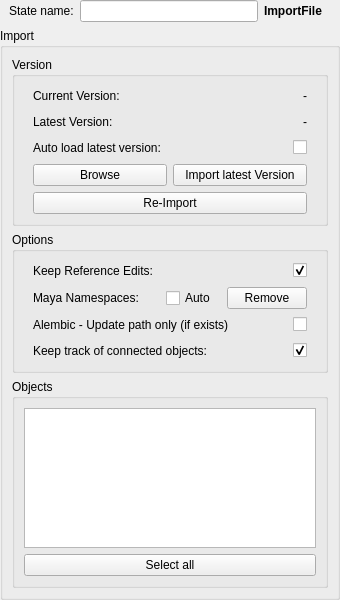
<?xml version="1.0" encoding="UTF-8"?>
<ui version="4.0">
 <class>wg_ImportFile</class>
 <widget class="QWidget" name="wg_ImportFile">
  <property name="geometry">
   <rect>
    <x>0</x>
    <y>0</y>
    <width>340</width>
    <height>600</height>
   </rect>
  </property>
  <property name="windowTitle">
   <string>ImportFile</string>
  </property>
  <layout class="QVBoxLayout" name="verticalLayout">
   <property name="leftMargin">
    <number>0</number>
   </property>
   <property name="topMargin">
    <number>0</number>
   </property>
   <property name="rightMargin">
    <number>0</number>
   </property>
   <property name="bottomMargin">
    <number>0</number>
   </property>
   <item>
    <widget class="QWidget" name="f_name" native="true">
     <layout class="QHBoxLayout" name="horizontalLayout_2">
      <property name="leftMargin">
       <number>9</number>
      </property>
      <property name="topMargin">
       <number>0</number>
      </property>
      <property name="rightMargin">
       <number>18</number>
      </property>
      <property name="bottomMargin">
       <number>0</number>
      </property>
      <item>
       <widget class="QLabel" name="l_name">
        <property name="text">
         <string>State name:</string>
        </property>
       </widget>
      </item>
      <item>
       <widget class="QLineEdit" name="e_name">
        <property name="minimumSize">
         <size>
          <width>0</width>
          <height>0</height>
         </size>
        </property>
        <property name="maximumSize">
         <size>
          <width>9999</width>
          <height>16777215</height>
         </size>
        </property>
       </widget>
      </item>
      <item>
       <widget class="QLabel" name="l_class">
        <property name="font">
         <font>
          <weight>75</weight>
          <bold>true</bold>
         </font>
        </property>
        <property name="text">
         <string>ImportFile</string>
        </property>
       </widget>
      </item>
     </layout>
    </widget>
   </item>
   <item>
    <widget class="QGroupBox" name="gb_import">
     <property name="title">
      <string>Import</string>
     </property>
     <layout class="QVBoxLayout" name="verticalLayout_2">
      <item>
       <widget class="QGroupBox" name="groupBox">
        <property name="title">
         <string>Version</string>
        </property>
        <layout class="QVBoxLayout" name="verticalLayout_3">
         <item>
          <widget class="QWidget" name="w_currentVersion" native="true">
           <layout class="QHBoxLayout" name="horizontalLayout_5">
            <property name="leftMargin">
             <number>9</number>
            </property>
            <property name="topMargin">
             <number>0</number>
            </property>
            <property name="rightMargin">
             <number>9</number>
            </property>
            <property name="bottomMargin">
             <number>0</number>
            </property>
            <item>
             <widget class="QLabel" name="label_3">
              <property name="text">
               <string>Current Version:</string>
              </property>
             </widget>
            </item>
            <item>
             <spacer name="horizontalSpacer">
              <property name="orientation">
               <enum>Qt::Horizontal</enum>
              </property>
              <property name="sizeHint" stdset="0">
               <size>
                <width>40</width>
                <height>20</height>
               </size>
              </property>
             </spacer>
            </item>
            <item>
             <widget class="QLabel" name="l_curVersion">
              <property name="text">
               <string>-</string>
              </property>
             </widget>
            </item>
           </layout>
          </widget>
         </item>
         <item>
          <widget class="QWidget" name="w_latestVersion" native="true">
           <layout class="QHBoxLayout" name="horizontalLayout_6">
            <property name="leftMargin">
             <number>9</number>
            </property>
            <property name="topMargin">
             <number>0</number>
            </property>
            <property name="rightMargin">
             <number>9</number>
            </property>
            <property name="bottomMargin">
             <number>0</number>
            </property>
            <item>
             <widget class="QLabel" name="label_6">
              <property name="text">
               <string>Latest Version:</string>
              </property>
             </widget>
            </item>
            <item>
             <spacer name="horizontalSpacer_2">
              <property name="orientation">
               <enum>Qt::Horizontal</enum>
              </property>
              <property name="sizeHint" stdset="0">
               <size>
                <width>40</width>
                <height>20</height>
               </size>
              </property>
             </spacer>
            </item>
            <item>
             <widget class="QLabel" name="l_latestVersion">
              <property name="text">
               <string>-</string>
              </property>
             </widget>
            </item>
           </layout>
          </widget>
         </item>
         <item>
          <widget class="QWidget" name="w_autoUpdate" native="true">
           <layout class="QHBoxLayout" name="horizontalLayout_14">
            <property name="leftMargin">
             <number>9</number>
            </property>
            <property name="topMargin">
             <number>0</number>
            </property>
            <property name="rightMargin">
             <number>9</number>
            </property>
            <property name="bottomMargin">
             <number>0</number>
            </property>
            <item>
             <widget class="QLabel" name="l_autoUpdate">
              <property name="text">
               <string>Auto load latest version:</string>
              </property>
             </widget>
            </item>
            <item>
             <spacer name="horizontalSpacer_10">
              <property name="orientation">
               <enum>Qt::Horizontal</enum>
              </property>
              <property name="sizeHint" stdset="0">
               <size>
                <width>40</width>
                <height>20</height>
               </size>
              </property>
             </spacer>
            </item>
            <item>
             <widget class="QCheckBox" name="chb_autoUpdate">
              <property name="text">
               <string/>
              </property>
              <property name="checked">
               <bool>false</bool>
              </property>
             </widget>
            </item>
           </layout>
          </widget>
         </item>
         <item>
          <widget class="QWidget" name="w_importLatest" native="true">
           <layout class="QHBoxLayout" name="horizontalLayout_7">
            <property name="leftMargin">
             <number>9</number>
            </property>
            <property name="topMargin">
             <number>0</number>
            </property>
            <property name="rightMargin">
             <number>9</number>
            </property>
            <property name="bottomMargin">
             <number>0</number>
            </property>
            <item>
             <widget class="QPushButton" name="b_browse">
              <property name="focusPolicy">
               <enum>Qt::NoFocus</enum>
              </property>
              <property name="contextMenuPolicy">
               <enum>Qt::CustomContextMenu</enum>
              </property>
              <property name="text">
               <string>Browse</string>
              </property>
             </widget>
            </item>
            <item>
             <widget class="QPushButton" name="b_importLatest">
              <property name="minimumSize">
               <size>
                <width>0</width>
                <height>0</height>
               </size>
              </property>
              <property name="maximumSize">
               <size>
                <width>99999</width>
                <height>16777215</height>
               </size>
              </property>
              <property name="focusPolicy">
               <enum>Qt::NoFocus</enum>
              </property>
              <property name="text">
               <string>Import latest Version</string>
              </property>
             </widget>
            </item>
           </layout>
          </widget>
         </item>
         <item>
          <widget class="QWidget" name="widget" native="true">
           <layout class="QHBoxLayout" name="horizontalLayout">
            <property name="topMargin">
             <number>0</number>
            </property>
            <property name="bottomMargin">
             <number>0</number>
            </property>
            <item>
             <widget class="QPushButton" name="b_import">
              <property name="focusPolicy">
               <enum>Qt::NoFocus</enum>
              </property>
              <property name="text">
               <string>Re-Import</string>
              </property>
             </widget>
            </item>
           </layout>
          </widget>
         </item>
        </layout>
       </widget>
      </item>
      <item>
       <widget class="QGroupBox" name="gb_options">
        <property name="title">
         <string>Options</string>
        </property>
        <layout class="QVBoxLayout" name="verticalLayout_6">
         <item>
          <widget class="QWidget" name="f_keepRefEdits" native="true">
           <layout class="QHBoxLayout" name="horizontalLayout_10">
            <property name="leftMargin">
             <number>9</number>
            </property>
            <property name="topMargin">
             <number>0</number>
            </property>
            <property name="rightMargin">
             <number>9</number>
            </property>
            <property name="bottomMargin">
             <number>0</number>
            </property>
            <item>
             <widget class="QLabel" name="l_keepRefEdits">
              <property name="text">
               <string>Keep Reference Edits:</string>
              </property>
             </widget>
            </item>
            <item>
             <spacer name="horizontalSpacer_5">
              <property name="orientation">
               <enum>Qt::Horizontal</enum>
              </property>
              <property name="sizeHint" stdset="0">
               <size>
                <width>40</width>
                <height>20</height>
               </size>
              </property>
             </spacer>
            </item>
            <item>
             <widget class="QCheckBox" name="chb_keepRefEdits">
              <property name="text">
               <string/>
              </property>
              <property name="checked">
               <bool>true</bool>
              </property>
             </widget>
            </item>
           </layout>
          </widget>
         </item>
         <item>
          <widget class="QWidget" name="f_nameSpaces" native="true">
           <layout class="QHBoxLayout" name="horizontalLayout_12">
            <property name="leftMargin">
             <number>9</number>
            </property>
            <property name="topMargin">
             <number>0</number>
            </property>
            <property name="rightMargin">
             <number>9</number>
            </property>
            <property name="bottomMargin">
             <number>0</number>
            </property>
            <item>
             <widget class="QLabel" name="l_keepRefEdits_2">
              <property name="text">
               <string>Maya Namespaces:</string>
              </property>
             </widget>
            </item>
            <item>
             <spacer name="horizontalSpacer_7">
              <property name="orientation">
               <enum>Qt::Horizontal</enum>
              </property>
              <property name="sizeHint" stdset="0">
               <size>
                <width>40</width>
                <height>20</height>
               </size>
              </property>
             </spacer>
            </item>
            <item>
             <widget class="QCheckBox" name="chb_autoNameSpaces">
              <property name="text">
               <string>Auto</string>
              </property>
              <property name="checked">
               <bool>false</bool>
              </property>
             </widget>
            </item>
            <item>
             <spacer name="horizontalSpacer_3">
              <property name="orientation">
               <enum>Qt::Horizontal</enum>
              </property>
              <property name="sizeType">
               <enum>QSizePolicy::Fixed</enum>
              </property>
              <property name="sizeHint" stdset="0">
               <size>
                <width>5</width>
                <height>20</height>
               </size>
              </property>
             </spacer>
            </item>
            <item>
             <widget class="QPushButton" name="b_nameSpaces">
              <property name="focusPolicy">
               <enum>Qt::NoFocus</enum>
              </property>
              <property name="text">
               <string>Remove</string>
              </property>
             </widget>
            </item>
           </layout>
          </widget>
         </item>
         <item>
          <widget class="QWidget" name="f_abcPath" native="true">
           <layout class="QHBoxLayout" name="horizontalLayout_11">
            <property name="leftMargin">
             <number>9</number>
            </property>
            <property name="topMargin">
             <number>0</number>
            </property>
            <property name="rightMargin">
             <number>9</number>
            </property>
            <property name="bottomMargin">
             <number>0</number>
            </property>
            <item>
             <widget class="QLabel" name="l_abcPath">
              <property name="text">
               <string>Alembic - Update path only (if exists)</string>
              </property>
             </widget>
            </item>
            <item>
             <spacer name="horizontalSpacer_6">
              <property name="orientation">
               <enum>Qt::Horizontal</enum>
              </property>
              <property name="sizeHint" stdset="0">
               <size>
                <width>40</width>
                <height>20</height>
               </size>
              </property>
             </spacer>
            </item>
            <item>
             <widget class="QCheckBox" name="chb_abcPath">
              <property name="text">
               <string/>
              </property>
             </widget>
            </item>
           </layout>
          </widget>
         </item>
         <item>
          <widget class="QWidget" name="w_trackObjects" native="true">
           <layout class="QHBoxLayout" name="horizontalLayout_9">
            <property name="leftMargin">
             <number>9</number>
            </property>
            <property name="topMargin">
             <number>0</number>
            </property>
            <property name="rightMargin">
             <number>9</number>
            </property>
            <property name="bottomMargin">
             <number>0</number>
            </property>
            <item>
             <widget class="QLabel" name="l_trackObjects">
              <property name="text">
               <string>Keep track of connected objects:</string>
              </property>
             </widget>
            </item>
            <item>
             <spacer name="horizontalSpacer_9">
              <property name="orientation">
               <enum>Qt::Horizontal</enum>
              </property>
              <property name="sizeHint" stdset="0">
               <size>
                <width>40</width>
                <height>20</height>
               </size>
              </property>
             </spacer>
            </item>
            <item>
             <widget class="QCheckBox" name="chb_trackObjects">
              <property name="text">
               <string/>
              </property>
              <property name="checked">
               <bool>true</bool>
              </property>
             </widget>
            </item>
           </layout>
          </widget>
         </item>
        </layout>
       </widget>
      </item>
      <item>
       <widget class="QGroupBox" name="gb_objects">
        <property name="title">
         <string>Objects</string>
        </property>
        <layout class="QVBoxLayout" name="verticalLayout_4">
         <property name="leftMargin">
          <number>9</number>
         </property>
         <property name="topMargin">
          <number>9</number>
         </property>
         <property name="rightMargin">
          <number>9</number>
         </property>
         <property name="bottomMargin">
          <number>9</number>
         </property>
         <item>
          <widget class="QListWidget" name="lw_objects">
           <property name="selectionMode">
            <enum>QAbstractItemView::ExtendedSelection</enum>
           </property>
           <property name="verticalScrollMode">
            <enum>QAbstractItemView::ScrollPerPixel</enum>
           </property>
           <property name="horizontalScrollMode">
            <enum>QAbstractItemView::ScrollPerPixel</enum>
           </property>
          </widget>
         </item>
         <item>
          <widget class="QPushButton" name="b_selectAll">
           <property name="text">
            <string>Select all</string>
           </property>
          </widget>
         </item>
        </layout>
       </widget>
      </item>
     </layout>
    </widget>
   </item>
  </layout>
 </widget>
 <tabstops>
  <tabstop>e_name</tabstop>
  <tabstop>chb_autoUpdate</tabstop>
  <tabstop>chb_keepRefEdits</tabstop>
  <tabstop>chb_autoNameSpaces</tabstop>
  <tabstop>chb_abcPath</tabstop>
  <tabstop>chb_trackObjects</tabstop>
  <tabstop>lw_objects</tabstop>
  <tabstop>b_selectAll</tabstop>
 </tabstops>
 <resources/>
 <connections/>
</ui>
